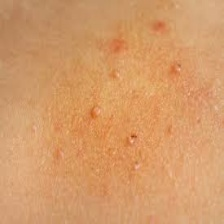
#> input picture sample/media/14_FU-ringworm (20).jpg, 224 x 224 px
$ python -i views.py   (imports and definitions only)
#> lines starting #> are read from the running program, lines starting #| are printed output that depends on the picture
#> further down, picture is the input picture: shape (224, 224, 3); mean B, G, R 104.3, 154.2, 212.2
import cv2
import numpy as np
from django.conf import settings
from django.core.files.storage import FileSystemStorage
from django.shortcuts import render, redirect
from django.contrib.auth import authenticate, login as auth_login, logout
from django.contrib.auth.forms import AuthenticationForm, UserCreationForm
from joblib import load
from sklearn.preprocessing import RobustScaler
import logging
from .forms import CustomUserCreationForm
from django import forms
from django.http import HttpResponseRedirect  # Import for redirection
from django.urls import reverse

# Configure logging
logger = logging.getLogger(__name__)

# Load the model and scaler
# [2 lines not run here, left out]

# Disease names and corresponding diagnoses
skin_disease_names = [
    'Cellulitis',
    'Impetigo',
    'Athlete Foot',
    'Nail Fungus',
    'Ringworm',
    'Cutaneous Larva Migrans',
    'Chickenpox',
    'Shingles'
]

diagnosis = [
    'Treatment for cellulitis usually involves antibiotics, and in most cases, you should start to feel better within 7 to 10 days.',
                         'Impetigo is treated with prescription mupirocin antibiotic ointment or cream applied directly to the sores two to three times a day for five to 10 days.',
                         'Athlete foot is a fungal infection that can be treated with antifungal medications and by keeping feet clean and dry.',
                         'Nail fungus, also known as onychomycosis, is a common infection that affects the fingernails or toenails. Diagnosis typically involves a visual examination of the nail, along with a scraping or clipping of the affected nail to examine for fungal elements.',
                         'Ringworm is a fungal infection that affects the skin, hair, and nails. It is not actually caused by a worm, but rather by a type of fungus called a dermatophyte.',
                         'Cutaneous Larva Migrans (CLM) is a skin condition caused by the larvae of certain hookworms. The diagnosis typically involves a physical examination and medical history, with a focus on exposure to contaminated soil.',
                         'The diagnosis and cure for Chickenpox typically involve a combination of self-care, over-the-counter medications, and in some cases, antiviral prescriptions.',
                         'Shingles is caused by the varicella-zoster virus, the same virus that causes chickenpox. There are treatments for shingles symptoms, but there is no cure. There are vaccines against shingles and postherpetic neuralgia.'

]

def home(request):
    return render(request, 'index.html')

# [17 lines left out: function login, not called in this run]

class CustomUserCreationForm(UserCreationForm):
    class Meta(UserCreationForm.Meta):
        fields = ['username', 'password1', 'password2']
    # [32 lines left out: functions __init__, register, not called in this run]

def extract_features(img):
    """Extract features for prediction."""
    # Resize image
    img = cv2.resize(img, (128, 128))
    features = []

    # HOG Features
    gray = cv2.cvtColor(img, cv2.COLOR_BGR2GRAY)
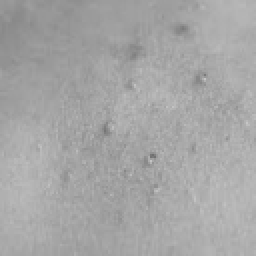
#> gray: shape (128, 128) (shown 2 times larger); min 112, max 198, mean 165.7
    equalized = cv2.equalizeHist(gray)
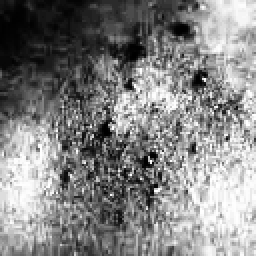
#> equalized: shape (128, 128) (shown 2 times larger); min 0, max 255, mean 131.1
    hog = cv2.HOGDescriptor(
        _winSize=(128, 128),
        _blockSize=(16, 16),
        _blockStride=(8, 8),
        _cellSize=(8, 8),
        _nbins=9
    )
    hog_features = hog.compute(equalized)
#> hog_features = 8100 values, max 0.282 at index 634, min 0.0111 at index 1444, mean 0.159
    features.extend(hog_features.flatten())

    # Color Histograms (RGB and HSV)
    for color in range(3):
        hist = cv2.calcHist([img], [color], None, [256], [0, 256])
        features.extend(hist.flatten())
#> after the loop, features = 8868 values, max 862 at index 8827, min 0 at index 8100, mean 5.69

    hsv = cv2.cvtColor(img, cv2.COLOR_BGR2HSV)
#> hsv: shape (128, 128, 3); mean H, S, V 13.9, 129.6, 212.1
    for channel in range(3):
        hist = cv2.calcHist([hsv], [channel], None, [256], [0, 256])
        features.extend(hist.flatten())
#> after the loop, features = 9636 values, max 8284 at index 8882, min 0 at index 8100, mean 10.34

    return np.array(features)

# [43 lines left out: function profile, not called in this run]

def logout_view(request):
    logout(request)
    return redirect('/')

>>> import cv2
>>> picture = cv2.imread('../media/14_FU-ringworm (20).jpg')
>>> result = extract_features(picture)
#> result has the same summary as features in extract_features

$ run again, on sample/media/82_FU-ringworm (24).jpg
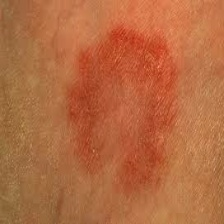
#> input picture sample/media/82_FU-ringworm (24).jpg, 224 x 224 px
#> picture is the input picture: shape (224, 224, 3); mean B, G, R 65, 106, 179.8
#> in extract_features, `gray = cv2.cvtColor(img, cv2.COLOR_BGR2GRAY)`:
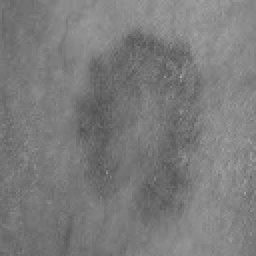
#> gray: shape (128, 128) (shown 2 times larger); min 81, max 166, mean 123.3
#> in extract_features, `equalized = cv2.equalizeHist(gray)`:
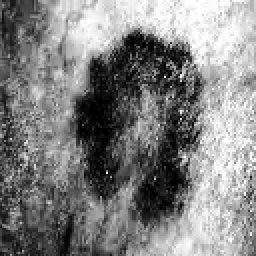
#> equalized: shape (128, 128) (shown 2 times larger); min 0, max 255, mean 130.1
#> hog_features = 8100 values, max 0.282 at index 2305, min 0.0163 at index 6013, mean 0.157
#> after the loop in extract_features, `for color in range(3):`: features = 8868 values, max 598 at index 8166, min 0 at index 8100, mean 5.69
#> hsv: shape (128, 128, 3); mean H, S, V 11, 162.8, 179.6
#> after the loop in extract_features, `for channel in range(3):`: features = 9636 values, max 2517 at index 8881, min 0 at index 8100, mean 10.33
#> result has the same summary as features in extract_features

$ run again, on sample/media/55_VI-shingles (15).jpg
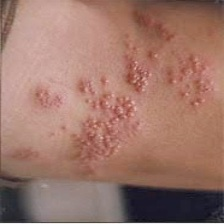
#> input picture sample/media/55_VI-shingles (15).jpg, 224 x 224 px
#> picture is the input picture: shape (224, 224, 3); mean B, G, R 106.3, 118, 157.1
#> in extract_features, `gray = cv2.cvtColor(img, cv2.COLOR_BGR2GRAY)`:
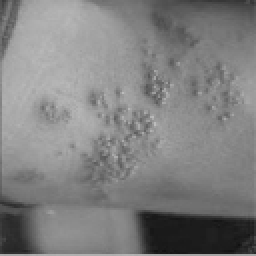
#> gray: shape (128, 128) (shown 2 times larger); min 16, max 190, mean 128.3
#> in extract_features, `equalized = cv2.equalizeHist(gray)`:
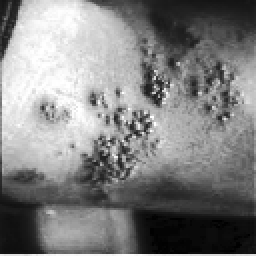
#> equalized: shape (128, 128) (shown 2 times larger); min 0, max 255, mean 128.9
#> hog_features = 8100 values, max 0.665 at index 6457, min 0 at index 1020, mean 0.145
#> after the loop in extract_features, `for color in range(3):`: features = 8868 values, max 298 at index 8807, min 0 at index 1020, mean 5.68
#> hsv: shape (128, 128, 3); mean H, S, V 18.9, 84.6, 157.9
#> after the loop in extract_features, `for channel in range(3):`: features = 9636 values, max 2385 at index 8875, min 0 at index 1020, mean 10.32
#> result has the same summary as features in extract_features
